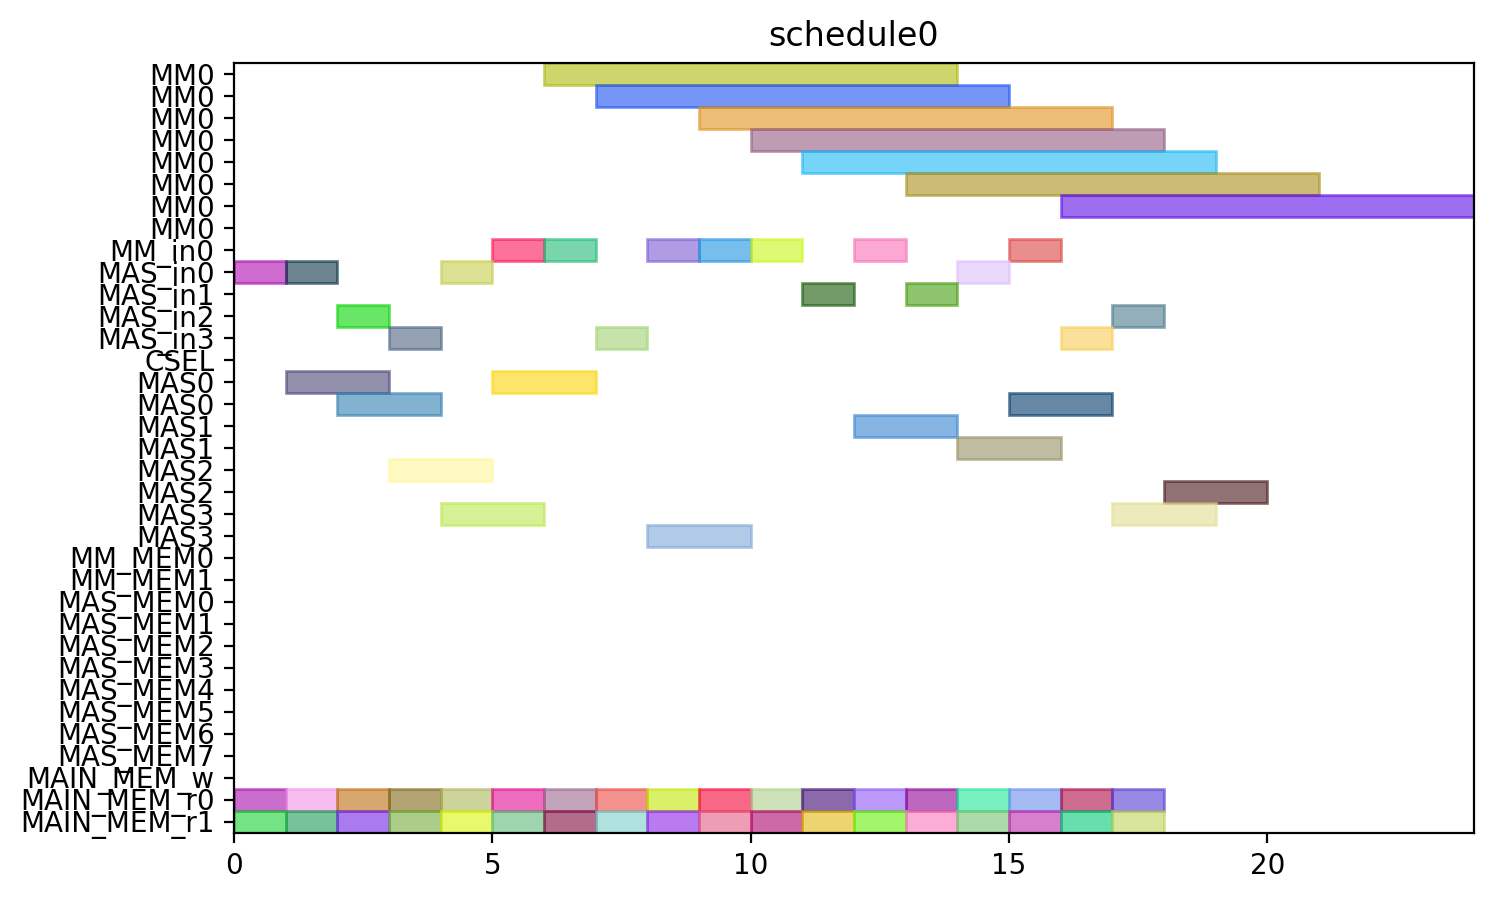

Recreate this plot in Python.
from pyschedule import Scenario, solvers, plotters, alt


def solve():
	horizon = 120
	S = Scenario("schedule0", horizon=horizon)

	# resource
	MM = S.Resources('MM', num=1, size=8)
	MM_in = S.Resources('MM_in', num=1)
	MAS_in = S.Resources('MAS_in', num=4)
	CSEL = S.Resource('CSEL')
	MAS = S.Resources('MAS', num=4, size=2, periods=range(1, horizon))
	MM_MEM = S.Resources('MM_MEM', num=2)
	MAS_MEM = S.Resources('MAS_MEM', num=8)
	MAIN_MEM_w = S.Resource('MAIN_MEM_w', size=1)
	MAIN_MEM_r = S.Resources('MAIN_MEM_r', num=2)

	# result of previous scheduling

	# new tasks
	t0_t0 = S.Task('t0_t0', length=2, delay_cost=1)
	t0_t0 += alt(MAS)
	t0_t0_in = S.Task('t0_t0_in', length=1, delay_cost=1)
	t0_t0_in += alt(MAS_in)
	S += t0_t0_in*MAS_in[0]<=t0_t0*MAS[0]

	S += t0_t0_in*MAS_in[1]<=t0_t0*MAS[1]

	S += t0_t0_in*MAS_in[2]<=t0_t0*MAS[2]

	S += t0_t0_in*MAS_in[3]<=t0_t0*MAS[3]

	t0_t0_mem0 = S.Task('t0_t0_mem0', length=1, delay_cost=1)
	t0_t0_mem0 += MAIN_MEM_r[0]
	S += t0_t0_mem0 <= t0_t0

	t0_t0_mem1 = S.Task('t0_t0_mem1', length=1, delay_cost=1)
	t0_t0_mem1 += MAIN_MEM_r[1]
	S += t0_t0_mem1 <= t0_t0

	t0_t1 = S.Task('t0_t1', length=2, delay_cost=1)
	t0_t1 += alt(MAS)
	t0_t1_in = S.Task('t0_t1_in', length=1, delay_cost=1)
	t0_t1_in += alt(MAS_in)
	S += t0_t1_in*MAS_in[0]<=t0_t1*MAS[0]

	S += t0_t1_in*MAS_in[1]<=t0_t1*MAS[1]

	S += t0_t1_in*MAS_in[2]<=t0_t1*MAS[2]

	S += t0_t1_in*MAS_in[3]<=t0_t1*MAS[3]

	t0_t1_mem0 = S.Task('t0_t1_mem0', length=1, delay_cost=1)
	t0_t1_mem0 += MAIN_MEM_r[0]
	S += t0_t1_mem0 <= t0_t1

	t0_t1_mem1 = S.Task('t0_t1_mem1', length=1, delay_cost=1)
	t0_t1_mem1 += MAIN_MEM_r[1]
	S += t0_t1_mem1 <= t0_t1

	t0_t3 = S.Task('t0_t3', length=8, delay_cost=1)
	t0_t3 += alt(MM)
	t0_t3_in = S.Task('t0_t3_in', length=1, delay_cost=1)
	t0_t3_in += alt(MM_in)
	S += t0_t3_in*MM_in[0]<=t0_t3*MM[0]
	t0_t3_mem0 = S.Task('t0_t3_mem0', length=1, delay_cost=1)
	t0_t3_mem0 += MAIN_MEM_r[0]
	S += t0_t3_mem0 <= t0_t3

	t0_t3_mem1 = S.Task('t0_t3_mem1', length=1, delay_cost=1)
	t0_t3_mem1 += MAIN_MEM_r[1]
	S += t0_t3_mem1 <= t0_t3

	t1_t0 = S.Task('t1_t0', length=2, delay_cost=1)
	t1_t0 += alt(MAS)
	t1_t0_in = S.Task('t1_t0_in', length=1, delay_cost=1)
	t1_t0_in += alt(MAS_in)
	S += t1_t0_in*MAS_in[0]<=t1_t0*MAS[0]

	S += t1_t0_in*MAS_in[1]<=t1_t0*MAS[1]

	S += t1_t0_in*MAS_in[2]<=t1_t0*MAS[2]

	S += t1_t0_in*MAS_in[3]<=t1_t0*MAS[3]

	t1_t0_mem0 = S.Task('t1_t0_mem0', length=1, delay_cost=1)
	t1_t0_mem0 += MAIN_MEM_r[0]
	S += t1_t0_mem0 <= t1_t0

	t1_t0_mem1 = S.Task('t1_t0_mem1', length=1, delay_cost=1)
	t1_t0_mem1 += MAIN_MEM_r[1]
	S += t1_t0_mem1 <= t1_t0

	t1_t1 = S.Task('t1_t1', length=2, delay_cost=1)
	t1_t1 += alt(MAS)
	t1_t1_in = S.Task('t1_t1_in', length=1, delay_cost=1)
	t1_t1_in += alt(MAS_in)
	S += t1_t1_in*MAS_in[0]<=t1_t1*MAS[0]

	S += t1_t1_in*MAS_in[1]<=t1_t1*MAS[1]

	S += t1_t1_in*MAS_in[2]<=t1_t1*MAS[2]

	S += t1_t1_in*MAS_in[3]<=t1_t1*MAS[3]

	t1_t1_mem0 = S.Task('t1_t1_mem0', length=1, delay_cost=1)
	t1_t1_mem0 += MAIN_MEM_r[0]
	S += t1_t1_mem0 <= t1_t1

	t1_t1_mem1 = S.Task('t1_t1_mem1', length=1, delay_cost=1)
	t1_t1_mem1 += MAIN_MEM_r[1]
	S += t1_t1_mem1 <= t1_t1

	t1_t3 = S.Task('t1_t3', length=8, delay_cost=1)
	t1_t3 += alt(MM)
	t1_t3_in = S.Task('t1_t3_in', length=1, delay_cost=1)
	t1_t3_in += alt(MM_in)
	S += t1_t3_in*MM_in[0]<=t1_t3*MM[0]
	t1_t3_mem0 = S.Task('t1_t3_mem0', length=1, delay_cost=1)
	t1_t3_mem0 += MAIN_MEM_r[0]
	S += t1_t3_mem0 <= t1_t3

	t1_t3_mem1 = S.Task('t1_t3_mem1', length=1, delay_cost=1)
	t1_t3_mem1 += MAIN_MEM_r[1]
	S += t1_t3_mem1 <= t1_t3

	t2_t2 = S.Task('t2_t2', length=2, delay_cost=1)
	t2_t2 += alt(MAS)
	t2_t2_in = S.Task('t2_t2_in', length=1, delay_cost=1)
	t2_t2_in += alt(MAS_in)
	S += t2_t2_in*MAS_in[0]<=t2_t2*MAS[0]

	S += t2_t2_in*MAS_in[1]<=t2_t2*MAS[1]

	S += t2_t2_in*MAS_in[2]<=t2_t2*MAS[2]

	S += t2_t2_in*MAS_in[3]<=t2_t2*MAS[3]

	t2_t2_mem0 = S.Task('t2_t2_mem0', length=1, delay_cost=1)
	t2_t2_mem0 += MAIN_MEM_r[0]
	S += t2_t2_mem0 <= t2_t2

	t2_t2_mem1 = S.Task('t2_t2_mem1', length=1, delay_cost=1)
	t2_t2_mem1 += MAIN_MEM_r[1]
	S += t2_t2_mem1 <= t2_t2

	t5_t0 = S.Task('t5_t0', length=8, delay_cost=1)
	t5_t0 += alt(MM)
	t5_t0_in = S.Task('t5_t0_in', length=1, delay_cost=1)
	t5_t0_in += alt(MM_in)
	S += t5_t0_in*MM_in[0]<=t5_t0*MM[0]
	t5_t0_mem0 = S.Task('t5_t0_mem0', length=1, delay_cost=1)
	t5_t0_mem0 += MAIN_MEM_r[0]
	S += t5_t0_mem0 <= t5_t0

	t5_t0_mem1 = S.Task('t5_t0_mem1', length=1, delay_cost=1)
	t5_t0_mem1 += MAIN_MEM_r[1]
	S += t5_t0_mem1 <= t5_t0

	t5_t1 = S.Task('t5_t1', length=8, delay_cost=1)
	t5_t1 += alt(MM)
	t5_t1_in = S.Task('t5_t1_in', length=1, delay_cost=1)
	t5_t1_in += alt(MM_in)
	S += t5_t1_in*MM_in[0]<=t5_t1*MM[0]
	t5_t1_mem0 = S.Task('t5_t1_mem0', length=1, delay_cost=1)
	t5_t1_mem0 += MAIN_MEM_r[0]
	S += t5_t1_mem0 <= t5_t1

	t5_t1_mem1 = S.Task('t5_t1_mem1', length=1, delay_cost=1)
	t5_t1_mem1 += MAIN_MEM_r[1]
	S += t5_t1_mem1 <= t5_t1

	t5_t2 = S.Task('t5_t2', length=2, delay_cost=1)
	t5_t2 += alt(MAS)
	t5_t2_in = S.Task('t5_t2_in', length=1, delay_cost=1)
	t5_t2_in += alt(MAS_in)
	S += t5_t2_in*MAS_in[0]<=t5_t2*MAS[0]

	S += t5_t2_in*MAS_in[1]<=t5_t2*MAS[1]

	S += t5_t2_in*MAS_in[2]<=t5_t2*MAS[2]

	S += t5_t2_in*MAS_in[3]<=t5_t2*MAS[3]

	t5_t2_mem0 = S.Task('t5_t2_mem0', length=1, delay_cost=1)
	t5_t2_mem0 += MAIN_MEM_r[0]
	S += t5_t2_mem0 <= t5_t2

	t5_t2_mem1 = S.Task('t5_t2_mem1', length=1, delay_cost=1)
	t5_t2_mem1 += MAIN_MEM_r[1]
	S += t5_t2_mem1 <= t5_t2

	t5_t3 = S.Task('t5_t3', length=2, delay_cost=1)
	t5_t3 += alt(MAS)
	t5_t3_in = S.Task('t5_t3_in', length=1, delay_cost=1)
	t5_t3_in += alt(MAS_in)
	S += t5_t3_in*MAS_in[0]<=t5_t3*MAS[0]

	S += t5_t3_in*MAS_in[1]<=t5_t3*MAS[1]

	S += t5_t3_in*MAS_in[2]<=t5_t3*MAS[2]

	S += t5_t3_in*MAS_in[3]<=t5_t3*MAS[3]

	t5_t3_mem0 = S.Task('t5_t3_mem0', length=1, delay_cost=1)
	t5_t3_mem0 += MAIN_MEM_r[0]
	S += t5_t3_mem0 <= t5_t3

	t5_t3_mem1 = S.Task('t5_t3_mem1', length=1, delay_cost=1)
	t5_t3_mem1 += MAIN_MEM_r[1]
	S += t5_t3_mem1 <= t5_t3

	t7_t0 = S.Task('t7_t0', length=2, delay_cost=1)
	t7_t0 += alt(MAS)
	t7_t0_in = S.Task('t7_t0_in', length=1, delay_cost=1)
	t7_t0_in += alt(MAS_in)
	S += t7_t0_in*MAS_in[0]<=t7_t0*MAS[0]

	S += t7_t0_in*MAS_in[1]<=t7_t0*MAS[1]

	S += t7_t0_in*MAS_in[2]<=t7_t0*MAS[2]

	S += t7_t0_in*MAS_in[3]<=t7_t0*MAS[3]

	t7_t0_mem0 = S.Task('t7_t0_mem0', length=1, delay_cost=1)
	t7_t0_mem0 += MAIN_MEM_r[0]
	S += t7_t0_mem0 <= t7_t0

	t7_t0_mem1 = S.Task('t7_t0_mem1', length=1, delay_cost=1)
	t7_t0_mem1 += MAIN_MEM_r[1]
	S += t7_t0_mem1 <= t7_t0

	t7_t1 = S.Task('t7_t1', length=2, delay_cost=1)
	t7_t1 += alt(MAS)
	t7_t1_in = S.Task('t7_t1_in', length=1, delay_cost=1)
	t7_t1_in += alt(MAS_in)
	S += t7_t1_in*MAS_in[0]<=t7_t1*MAS[0]

	S += t7_t1_in*MAS_in[1]<=t7_t1*MAS[1]

	S += t7_t1_in*MAS_in[2]<=t7_t1*MAS[2]

	S += t7_t1_in*MAS_in[3]<=t7_t1*MAS[3]

	t7_t1_mem0 = S.Task('t7_t1_mem0', length=1, delay_cost=1)
	t7_t1_mem0 += MAIN_MEM_r[0]
	S += t7_t1_mem0 <= t7_t1

	t7_t1_mem1 = S.Task('t7_t1_mem1', length=1, delay_cost=1)
	t7_t1_mem1 += MAIN_MEM_r[1]
	S += t7_t1_mem1 <= t7_t1

	t7_t3 = S.Task('t7_t3', length=8, delay_cost=1)
	t7_t3 += alt(MM)
	t7_t3_in = S.Task('t7_t3_in', length=1, delay_cost=1)
	t7_t3_in += alt(MM_in)
	S += t7_t3_in*MM_in[0]<=t7_t3*MM[0]
	t7_t3_mem0 = S.Task('t7_t3_mem0', length=1, delay_cost=1)
	t7_t3_mem0 += MAIN_MEM_r[0]
	S += t7_t3_mem0 <= t7_t3

	t7_t3_mem1 = S.Task('t7_t3_mem1', length=1, delay_cost=1)
	t7_t3_mem1 += MAIN_MEM_r[1]
	S += t7_t3_mem1 <= t7_t3

	t10_t0 = S.Task('t10_t0', length=8, delay_cost=1)
	t10_t0 += alt(MM)
	t10_t0_in = S.Task('t10_t0_in', length=1, delay_cost=1)
	t10_t0_in += alt(MM_in)
	S += t10_t0_in*MM_in[0]<=t10_t0*MM[0]
	t10_t0_mem0 = S.Task('t10_t0_mem0', length=1, delay_cost=1)
	t10_t0_mem0 += MAIN_MEM_r[0]
	S += t10_t0_mem0 <= t10_t0

	t10_t0_mem1 = S.Task('t10_t0_mem1', length=1, delay_cost=1)
	t10_t0_mem1 += MAIN_MEM_r[1]
	S += t10_t0_mem1 <= t10_t0

	t10_t1 = S.Task('t10_t1', length=8, delay_cost=1)
	t10_t1 += alt(MM)
	t10_t1_in = S.Task('t10_t1_in', length=1, delay_cost=1)
	t10_t1_in += alt(MM_in)
	S += t10_t1_in*MM_in[0]<=t10_t1*MM[0]
	t10_t1_mem0 = S.Task('t10_t1_mem0', length=1, delay_cost=1)
	t10_t1_mem0 += MAIN_MEM_r[0]
	S += t10_t1_mem0 <= t10_t1

	t10_t1_mem1 = S.Task('t10_t1_mem1', length=1, delay_cost=1)
	t10_t1_mem1 += MAIN_MEM_r[1]
	S += t10_t1_mem1 <= t10_t1

	t10_t2 = S.Task('t10_t2', length=2, delay_cost=1)
	t10_t2 += alt(MAS)
	t10_t2_in = S.Task('t10_t2_in', length=1, delay_cost=1)
	t10_t2_in += alt(MAS_in)
	S += t10_t2_in*MAS_in[0]<=t10_t2*MAS[0]

	S += t10_t2_in*MAS_in[1]<=t10_t2*MAS[1]

	S += t10_t2_in*MAS_in[2]<=t10_t2*MAS[2]

	S += t10_t2_in*MAS_in[3]<=t10_t2*MAS[3]

	t10_t2_mem0 = S.Task('t10_t2_mem0', length=1, delay_cost=1)
	t10_t2_mem0 += MAIN_MEM_r[0]
	S += t10_t2_mem0 <= t10_t2

	t10_t2_mem1 = S.Task('t10_t2_mem1', length=1, delay_cost=1)
	t10_t2_mem1 += MAIN_MEM_r[1]
	S += t10_t2_mem1 <= t10_t2

	t10_t3 = S.Task('t10_t3', length=2, delay_cost=1)
	t10_t3 += alt(MAS)
	t10_t3_in = S.Task('t10_t3_in', length=1, delay_cost=1)
	t10_t3_in += alt(MAS_in)
	S += t10_t3_in*MAS_in[0]<=t10_t3*MAS[0]

	S += t10_t3_in*MAS_in[1]<=t10_t3*MAS[1]

	S += t10_t3_in*MAS_in[2]<=t10_t3*MAS[2]

	S += t10_t3_in*MAS_in[3]<=t10_t3*MAS[3]

	t10_t3_mem0 = S.Task('t10_t3_mem0', length=1, delay_cost=1)
	t10_t3_mem0 += MAIN_MEM_r[0]
	S += t10_t3_mem0 <= t10_t3

	t10_t3_mem1 = S.Task('t10_t3_mem1', length=1, delay_cost=1)
	t10_t3_mem1 += MAIN_MEM_r[1]
	S += t10_t3_mem1 <= t10_t3

	solvers.mip.solve(S,msg=1,kind='CPLEX',ratio_gap=1.01)

	solution = [['hoge']*len(S.solution()[1]) for i in range(len(S.solution()))]
	for i in range(len(S.solution())):
		for j in range(len(S.solution()[i])):
			solution[i][j]=str(S.solution()[i][j])
	print(solution)

	cycles = int(solution[-1][3])

	pic_file_name = "/mnt/rose/usr1/fukuda/ABE/multiRAM_multiMAS_16mux/scheduling_result/stage8MM1_stage2MAS4/EP2_DBL_w_EVAL/schedule0.png"
	if(S.solution() != []):
		plotters.matplotlib.plot(S,img_filename=pic_file_name, show_task_labels=False, fig_size=(cycles*0.25+3, 5))

	return solution
